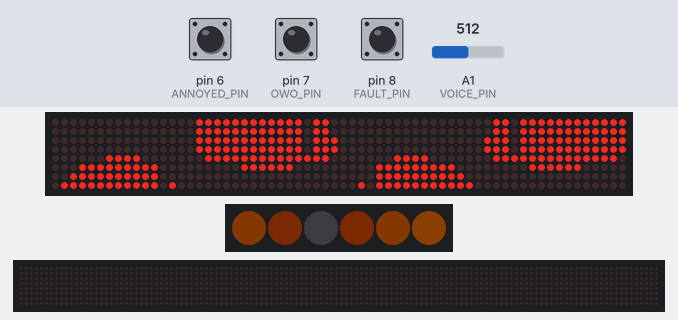
Bench run of a sketch on a simulated Arduino Uno, built with avr-gcc and run on an emulated ATmega328P. Parts: 64×8 LED matrix, 6 RGB LEDs in strip order, left to right, 128×8 LED matrix. Wiring (inferred from the names in the program): 8 × MAX7219 LED driver (orientation assumed): CS pin 10; MAX7219 LED driver (orientation assumed): CS A0. Inputs (shaded band) come from the test bench; at power-on: A1 (VOICE_PIN) = 512, pin 6 (ANNOYED_PIN) HIGH, pin 8 (FAULT_PIN) HIGH, pin 7 (OWO_PIN) HIGH. Dim RGB values are drawn brighter than linear; random numbers use the default seed unless the sketch sets one.

Above: at 1.2 s.
1.3 s: A1 (VOICE_PIN) set to 140
2.9 s: A1 (VOICE_PIN) set to 115
At 4.1 s:
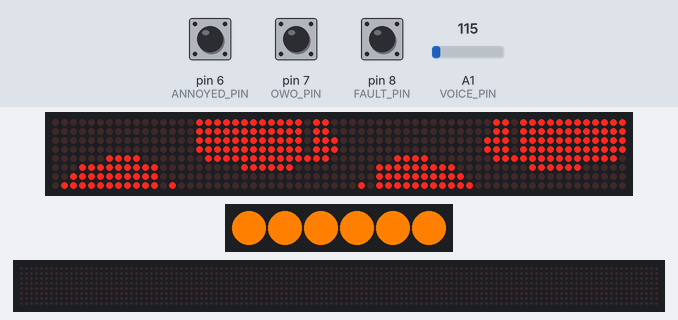
4.4 s: pin 6 (ANNOYED_PIN) pulled LOW for 0.15 s
At 5.2 s:
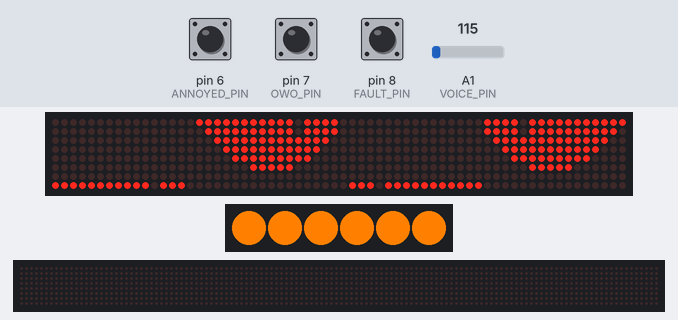
7.5 s: pin 8 (FAULT_PIN) pulled LOW for 1 s
At 8.57 s:
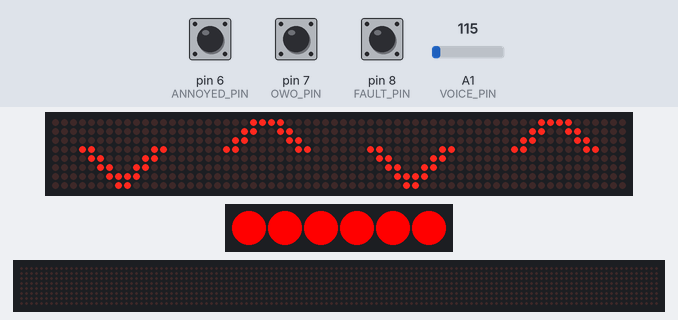
11.1 s: A1 (VOICE_PIN) set to 138
At 12.74 s:
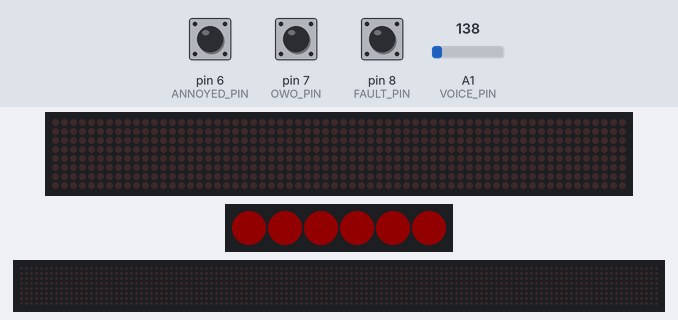
Timing chart, 0 to 34.0 s (numbered marks = the images above; inputs shaded):
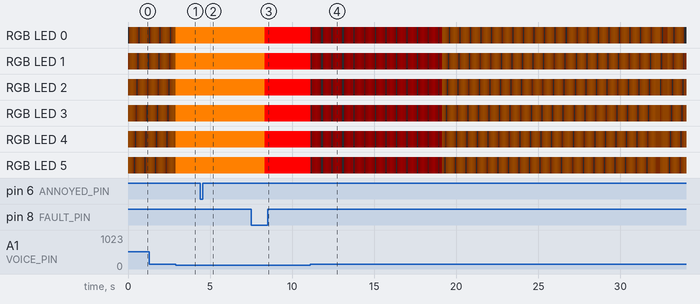

Measured:
- the behaviour switches between 129 and 128 on A1 (VOICE_PIN) (found by bisection; images 0 and 1)
- after the input at 7.5 s, RGB LED 0–5: RGB(255, 128, 0) → RGB(255, 0, 0) after 0.83 s

The sketch:

syntheyes-arthi.ino
```cpp
// (licence header left out)
//
//  Wire the driver board to the arduino with the following pinout:
//
//  CS - pin 10 (this can be changed, see below)
//  DIN - pin 11 (this is fixed by the SPI library)
//  CLK - pin 13 (this is fixed by the SPI library)
//
//  My panels were arranged with the drivers cascaded BR->BL->TR->TL,
//  however the image is drawn upside-down.
//  If your panels are in a different order, adjust the constants below
//

#define STATUS_LIGHTS     // Drive neopixel status lights in the horns
#define VOICE_DETECTOR    // Flash the status lights if a microphone detects something

#include <SPI.h>
#ifdef STATUS_LIGHTS
#include <FastLED.h>
#endif

// Configurables, adjust to taste

// RGB triplets for the status light colour, default to yellow (full red, half green, no blue)
#define COLOUR_RED   0xff
#define COLOUR_GREEN 0x80
#define COLOUR_BLUE  0x00

#define BRIGHTNESS  12  // Brightness from 0-15.  You may need to adjust this   (TW: was 2, set to 12 for use with red filter)
#define STATUSBRIGHT 100
#define VOICEBRIGHT 255
#define FRAME_IN_MS 20  // Delay per animation frame in milliseconds (20 default)
#define WAIT_IN_MS  60  // Delay per tick in milliseconds when waiting to blink again (60 default)
#define MIN_DELAY    5   // Minimum delay between blinks
#define MAX_DELAY    250 // Maximum delay between blinks
#define STATUS_DIVIDER 32  // This controls the speed of the status light chaser, bigger is slower (def 32)

#define CS_PIN 10       // Chip select pin for eye panels
#define STATUS_PIN 5    // Neopixels DIN pin for status LEDs
#define ACK_LED_PIN A0  // Flashes briefly when receiving an expression input to signal that you've got it
#define VOICE_PIN A1    // Audio input for flashing the status pins
#define ADC_THRESHOLD 128 // Voice activation threshold

#ifndef OVERRIDE_PINS
  #define OWO_PIN 7
  #define ANNOYED_PIN 6
  #define FAULT_PIN 8
#endif

//
//  Panel positions for each corner of the sprite
//
//  If the sprite appears garbled, with the wrong displays showing each corner
//  because your panels are wired differently to mine, you may need to adjust
//  the ID of each panel here, e.g. 0-3 instead of 3-0
//

#define RPANEL_TL  3
#define RPANEL_TR  2
#define RPANEL_BL  1
#define RPANEL_BR  0
#define LPANEL_TL  7
#define LPANEL_TR  6
#define LPANEL_BL  5
#define LPANEL_BR  4

// System constants, you probably don't want to touch these

#define CMD_TEST      0x0f
#define CMD_INTENSITY 0x0a
#define CMD_SCANLIMIT 0x0b
#define CMD_DECODE    0x09
#define CMD_SHUTDOWN  0x0C

#define PIXELS 128
#define PIXELS_PER_PANEL 64
#define STATUSPIXELS 6

#define STEPS (STATUSPIXELS*2)

// Functions

void drawEyeL();
void drawEyeR();
void getSprite(unsigned char *ptr, int blinkpos);
void sendData(int addr, byte opcode, byte data);
void wait(int ms, bool interruptable);
void getNextAnim();
bool checkExpression(struct STATES *state);
void statusCycle(unsigned char r, unsigned char g, unsigned char b);
void setMessage(char *msg);

// System state variables

#define WAITING -1
#define BLINK 0
#define WINK 1
#define ROLLEYE 2
#define OWO 3
#define ANNOYED 4
#define BLUSH 5
#define HAPPY 6
#define FAULT 7

int eyeptr=0;
int frameidx=0;
signed char *eyeanim;
int eyemax = 0;
int waittick=0;
int state=0;
int blinkidx=0;
int blinkdir=0;
int nextstate=0;  // For queueing user-triggered states
bool updateL=true;
bool updateR=true;

// transfer buffer for programming the display chip
unsigned char spidata[16];

// Frame buffer for procedural blink
unsigned char framebuffer[16][2];

// Status light variables
#ifdef STATUS_LIGHTS
CRGB statusbuffer[STATUSPIXELS];
CRGB colour(COLOUR_RED,COLOUR_GREEN,COLOUR_BLUE);
CLEDController *statusController;
unsigned char ramp[STEPS];
#endif

//
//  Animation data
//

//
// Animation sequences
//
// These are indicies into the sprite list, e.g. 0 is fully open, 1 is blank (closed), 8 is the first frame of the startled animation etc.
// If you insert or remove any existing frames, you'll need to bump the numbers along!
// Negative numbers indicate a delay in wait cycles (60ms) rather than a frame number.
// See the comments in the sprite data below for the ID of each frame
//

// NOTE: Animations should always start with the default expression (e.g. 0) as they go back to the first frame in the list when the sequence finishes!

signed char closeeye[] = {0,-50,0}; // Blink is now done procedurally instead of using a complex animation, so just display one frame and wait

char owo[] = {0, 2, 3, 4, -30, 4, 3, 2, 0, -10};

signed char annoyed[] = {0, 5, 6, -30, 6, 5, 0, -10};

signed char fault[] = {0,7,-4,1,-4,7,-4,1,-4,7,-4,1,-4,7,-4,1,-4,7,-4,1,-4,7,-4,1,-4,7,-4,1,-4,7,-4,1,-4,7,-4,1,-4,7,-4,1,-4,7,-4,1,-4,7,-4,1,-4};

//
//  Sprite data
//
// These are 16x16 monochrome sprites, 0 is dark, 1 is lit
// The first byte is the top-left corner, second byte is the top-right corner.
// The third byte is the left 8 pixels of the second row, fourth is the right 8 pixels and so on.
//
// If customising the sprites, you may find it easier to express these in binary,
// e.g.  B00010000, B00111000
//
// You could also add extra animation frames and logic, e.g. to roll the eyes
// Or to make them animate a pixel at a time instead of two pixels
//
// Note that these are currently stored in dynamic memory so there's a 2KB limit,
// As of this writing we're using 650 bytes, and each sprite takes 32 bytes.
// Putting the sprites into program memory will give you about 30KB to play with
// but you'd have to modify the software to read them from that address space.
//

// Right eye (facing left)
unsigned char eye[][32] = {
    // Basic open eye (0)
    {
      B00000000, B00000000,
      B00000000, B00000000,
      B00000000, B00000000,
      B00000000, B00000000,
      B00000011, B11000000,
      B00001111, B11111000,
      B00001111, B11111100,
      B00101111, B11111110,

      B01101111, B11111111,
      B01101111, B11111111,
      B11101111, B11111111,
      B11101111, B11111111,
      B01111111, B11111110,
      B00000111, B11100000,
      B00000000, B00000000,
      B00000000, B00000000,
    },
    // closed (blank) (1)
    {
      B00000000,B00000000,
      B00000000,B00000000,
      B00000000,B00000000,
      B00000000,B00000000,
      B00000000,B00000000,
      B00000000,B00000000,
      B00000000,B00000000,
      B00000000,B00000000,
      B00000000,B00000000,
      B00000000,B00000000,
      B00000000,B00000000,
      B00000000,B00000000,
      B00000000,B00000000,
      B00000000,B00000000,
      B00000000,B00000000,
      B00000000,B00000000,
    },
    // OwO eye 1 (2)
    {
      B00000000, B00000000,
      B00000000, B00000000,
      B00000000, B00000000,
      B00000011, B11000000,
      B00000111, B11111000,
      B00000111, B11111100,
      B00110111, B11111110,
      B01110111, B11111110,
      B01110111, B11111110,
      B01110111, B11111110,
      B01111111, B11111110,
      B00111111, B11111100,
      B00001111, B11110000,
      B00000111, B11100000,
      B00000000, B00000000,
      B00000000, B00000000,
    },
    // OwO eye 2 (3)
    {
      B00000000, B00000000,
      B00000000, B00000000,
      B00000011, B11000000,
      B00000011, B11111000,
      B00010011, B11111100,
      B00110011, B11111100,
      B01110011, B11111110,
      B01110011, B11111110,

      B01110011, B11111110,
      B01111111, B11111110,
      B01111111, B11111110,
      B00111111, B11111100,
      B00011111, B11110000,
      B00000111, B11100000,
      B00000000, B00000000,
      B00000000, B00000000,
    },
    // OwO eye 3 (4)
    {
      B00000000,B00000000,
      B00000001,B11000000,
      B00001001,B11110000,
      B00011001,B11111000,
      B00111001,B11111100,
      B00111001,B11111100,
      B01111001,B11111110,
      B01111101,B11111110,
      B01111111,B11111110,
      B01111111,B11111110,
      B00111111,B11111100,
      B00111111,B11111100,
      B00011111,B11111000,
      B00001111,B11110000,
      B00000011,B11000000,
      B00000000,B00000000,
    },
    // annoyed 1 (5)
    {
      B00000000, B00000000,
      B00000000, B00000000,
      B00000000, B00000000,
      B00000000, B00000000,
      B00000000, B00000000,
      B00000000, B00000000,
      B00000111, B11111100,
      B00101111, B11111111,
      B01101111, B11111111,
      B01101111, B11111111,
      B11101111, B11111111,
      B01111111, B11111110,
      B00011111, B11111000,
      B00000111, B11100000,
      B00000000, B00000000,
      B00000000, B00000000,
    },
    // annoyed 2 (6)
    {
      B00000000,B00000000,
      B00000000,B00000000,
      B00000000,B00000000,
      B00000000,B00000000,
      B00000000,B00000000,
      B00000000,B00000000,
      B00000000,B00000000,
      B01110111,B11111111,
      B11110111,B11111111,
      B11110111,B11111110,
      B01111111,B11111100,
      B00111111,B11111000,
      B00011111,B11110000,
      B00000111,B11000000,
      B00000000,B00000000,
      B00000000,B00000000,
    },
    // fault (7)
    {
      B00000000,B00000000,
      B00000000,B00000000,
      B00000000,B00000000,
      B00011000,B00011000,
      B00001100,B00110000,
      B00000110,B01100000,
      B00000011,B11000000,
      B00000001,B10000000,
      B00000011,B11000000,
      B00000110,B01100000,
      B00001100,B00110000,
      B00011000,B00011000,
      B00000000,B00000000,
      B00000000,B00000000,
      B00000000,B00000000,
      B00000000,B00000000,
    }

  };

//
//  State structure
//

struct STATES {
  char id;
  signed char *anim;
  unsigned char animlen;
  char pin;
  char *description;
};

// Add any new animation triggers here

struct STATES states[] = {
{BLINK,     closeeye,    sizeof(closeeye), 0,             "Blinking"},
{WINK,      closeeye,    sizeof(closeeye), 0,             "Winking"},
{ANNOYED,   annoyed,     sizeof(annoyed),  ANNOYED_PIN,   "Annoyed"},
{OWO,       owo,         sizeof(owo),      OWO_PIN,       "OWO"},
{FAULT,     fault,       sizeof(fault),    FAULT_PIN,     "Fault!"},
// DO NOT REMOVE THIS LAST LINE!
{0,         NULL,        0,                0}
};


//
//  Bit reversal table from https://forum.arduino.cc/index.php?topic=117966.0
//  For flipping the sprites.  This will take 7 cycles vs 2 for each a RAM read, should be fine
//

const byte reverse[256] PROGMEM = {
  0x00, 0x80, 0x40, 0xC0, 0x20, 0xA0, 0x60, 0xE0, 0x10, 0x90, 0x50, 0xD0, 0x30, 0xB0, 0x70, 0xF0,
  0x08, 0x88, 0x48, 0xC8, 0x28, 0xA8, 0x68, 0xE8, 0x18, 0x98, 0x58, 0xD8, 0x38, 0xB8, 0x78, 0xF8,
  0x04, 0x84, 0x44, 0xC4, 0x24, 0xA4, 0x64, 0xE4, 0x14, 0x94, 0x54, 0xD4, 0x34, 0xB4, 0x74, 0xF4,
  0x0C, 0x8C, 0x4C, 0xCC, 0x2C, 0xAC, 0x6C, 0xEC, 0x1C, 0x9C, 0x5C, 0xDC, 0x3C, 0xBC, 0x7C, 0xFC,
  0x02, 0x82, 0x42, 0xC2, 0x22, 0xA2, 0x62, 0xE2, 0x12, 0x92, 0x52, 0xD2, 0x32, 0xB2, 0x72, 0xF2,
  0x0A, 0x8A, 0x4A, 0xCA, 0x2A, 0xAA, 0x6A, 0xEA, 0x1A, 0x9A, 0x5A, 0xDA, 0x3A, 0xBA, 0x7A, 0xFA,
  0x06, 0x86, 0x46, 0xC6, 0x26, 0xA6, 0x66, 0xE6, 0x16, 0x96, 0x56, 0xD6, 0x36, 0xB6, 0x76, 0xF6,
  0x0E, 0x8E, 0x4E, 0xCE, 0x2E, 0xAE, 0x6E, 0xEE, 0x1E, 0x9E, 0x5E, 0xDE, 0x3E, 0xBE, 0x7E, 0xFE,
  0x01, 0x81, 0x41, 0xC1, 0x21, 0xA1, 0x61, 0xE1, 0x11, 0x91, 0x51, 0xD1, 0x31, 0xB1, 0x71, 0xF1,
  0x09, 0x89, 0x49, 0xC9, 0x29, 0xA9, 0x69, 0xE9, 0x19, 0x99, 0x59, 0xD9, 0x39, 0xB9, 0x79, 0xF9,
  0x05, 0x85, 0x45, 0xC5, 0x25, 0xA5, 0x65, 0xE5, 0x15, 0x95, 0x55, 0xD5, 0x35, 0xB5, 0x75, 0xF5,
  0x0D, 0x8D, 0x4D, 0xCD, 0x2D, 0xAD, 0x6D, 0xED, 0x1D, 0x9D, 0x5D, 0xDD, 0x3D, 0xBD, 0x7D, 0xFD,
  0x03, 0x83, 0x43, 0xC3, 0x23, 0xA3, 0x63, 0xE3, 0x13, 0x93, 0x53, 0xD3, 0x33, 0xB3, 0x73, 0xF3,
  0x0B, 0x8B, 0x4B, 0xCB, 0x2B, 0xAB, 0x6B, 0xEB, 0x1B, 0x9B, 0x5B, 0xDB, 0x3B, 0xBB, 0x7B, 0xFB,
  0x07, 0x87, 0x47, 0xC7, 0x27, 0xA7, 0x67, 0xE7, 0x17, 0x97, 0x57, 0xD7, 0x37, 0xB7, 0x77, 0xF7,
  0x0F, 0x8F, 0x4F, 0xCF, 0x2F, 0xAF, 0x6F, 0xEF, 0x1F, 0x9F, 0x5F, 0xDF, 0x3F, 0xBF, 0x7F, 0xFF
};

//
//  Here's the actual implementation
//

void setup() {
  pinMode(CS_PIN,OUTPUT);
  digitalWrite(CS_PIN, LOW);
  pinMode(ACK_LED_PIN,OUTPUT);
  digitalWrite(ACK_LED_PIN, LOW);

  // Init pins for states
  for(int ctr=0;states[ctr].anim;ctr++) {
    if(states[ctr].pin) {
      pinMode(states[ctr].pin, INPUT_PULLUP);
    }
  }

  // Set up data transfers
  SPI.begin();
  SPI.beginTransaction( SPISettings(16000000, MSBFIRST, SPI_MODE3 ) );
  digitalWrite(CS_PIN, HIGH);

  // Initialise the panels
  for(int panel=0;panel<8;panel++) {
      sendData(panel, CMD_TEST,0);
      sendData(panel, CMD_DECODE,0);    // Disable BCD decoder so we can sent sprite data instead
      sendData(panel, CMD_INTENSITY,BRIGHTNESS);
      sendData(panel, CMD_SCANLIMIT,7);
      sendData(panel, CMD_SHUTDOWN,1);  // 0 turns it off, 1 turns it on
  }

  setMessage("");

#ifdef STATUS_LIGHTS
  // Initialise the status lights
  statusController = &FastLED.addLeds<NEOPIXEL, STATUS_PIN>(statusbuffer,STATUSPIXELS);
  for(int ctr=0;ctr<STATUSPIXELS;ctr++) {
    statusbuffer[ctr]=CRGB::Red;
  }
  statusController->showLeds(STATUSBRIGHT);

  // Build lookup table for pulsating status lights
  // I'm sure there's a smarter way to do this on the fly, but...
  int ramping=0;
  for(int ctr=0;ctr<STEPS;ctr++) {
    ramp[ctr]=ramping;
    if(ctr<STEPS/2) {
      ramping+=(256/(STEPS*2));
    } else {
      ramping-=(256/(STEPS*2));
    }
  }
#endif

  randomSeed(0);

  eyeanim = &closeeye[0];
  eyemax = sizeof(closeeye);
  state = BLINK;

  // Initial draw
  getSprite(&eye[frameidx][0], 0);
  drawEyeR();
  drawEyeL();
  statusCycle(COLOUR_RED,COLOUR_GREEN,COLOUR_BLUE);
}

void loop() {
    // Draw the sprites
    getSprite(&eye[frameidx][0], blinkidx);
    drawEyeR();
    getSprite(&eye[frameidx][0], state == WINK ? 0 : blinkidx);
    drawEyeL();

   digitalWrite(ACK_LED_PIN, LOW);

  // If we're idling, count down
  if(waittick > 0) {
    if(state == BLINK || state == WINK) {
      wait(FRAME_IN_MS/2,false); // Can't interrupt a blink and it runs twice as fast as usual animations
    } else {
      wait(WAIT_IN_MS,true); // Can interrupt
    }
    waittick--;
  } else {
    if(state == WAITING) {
      getNextAnim();
    }

    // Otherwise, update the animation
    updateL=updateR=true;
    wait(FRAME_IN_MS,false);

    eyeptr++;
    if(eyeptr >= eyemax || nextstate) {
      // If we've hit the end, go back to the start and wait
      eyeptr=0;
      // Wait between 5-250 cycles before blinking again
      waittick = random(MIN_DELAY,MAX_DELAY);
      state = WAITING;
    }

    // Negative is pause in cycles
    if(eyeanim[eyeptr] < 0) {
      waittick = -eyeanim[eyeptr];
      return;
    }

    frameidx=eyeanim[eyeptr];
  }

  // Handle blinking
  if(state == BLINK || state == WINK) {
    blinkidx += blinkdir;
    if(blinkidx > 20) {
      blinkdir = -1;
    }
    if(blinkidx < 1) {
      blinkidx=0;
      blinkdir=0;
      // Wait between 5-250 cycles before blinking again
      waittick = random(MIN_DELAY,MAX_DELAY);
      state = WAITING;
    }

    updateL=updateR=true;
  }


}

//
//  Pick the animation to roll, which may have been cued up in response to a GPIO pin
//

void getNextAnim() {
  int ctr;

  eyeptr=0;
  state = nextstate;

  if(state > WAITING) {
    setMessage(states[state].description);
  } else {
    setMessage("");
  }

  for(ctr=0;states[ctr].anim;ctr++) {
    if(states[ctr].id == nextstate) {
      eyeanim = states[ctr].anim;
      eyemax = states[ctr].animlen;
      break;
    }
  }
  nextstate = BLINK;

  if(state == BLINK) {
    // 1 in 10 chance of him winking
    ctr = random(1,10);
    if(ctr == 1) {
      state = WINK;
    }
    blinkdir=1;
  }
}

//
//  Get the requested animation frame and apply a blink effect if necessary
//

void getSprite(unsigned char *ptr, int blinkpos) {
  memcpy(framebuffer,ptr,32);
  if(blinkpos > 0) {
    if(blinkpos > 16) {
      blinkpos = 16;
    }
    memset(framebuffer,0,blinkpos * 2);
  }
}


//
//  Draw the sprite on the 'right' display matrix
//

void drawEyeR() {
  unsigned char *ptr = &framebuffer[0][0];

  if(!updateR) {
    return;
  }

  for( int row=0;row<8; row++) {
    sendData(RPANEL_TL,row+1,*ptr++);
    sendData(RPANEL_TR,row+1,*ptr++);
  }
  for( int row=0;row<8; row++) {
    sendData(RPANEL_BL,row+1,*ptr++);
    sendData(RPANEL_BR,row+1,*ptr++);
  }

  // Don't send again until the frame changes
  updateR=false;

}

//
//  Draw the mirrored sprite on the 'left' matrix (note the L&R panels are swapped)
//

void drawEyeL() {
  unsigned char *ptr = &framebuffer[0][0];

  if(!updateL) {
    return;
  }

  for( int row=0;row<8; row++) {
    sendData(LPANEL_TR,row+1,pgm_read_byte(&(reverse[*ptr++])));
    sendData(LPANEL_TL,row+1,pgm_read_byte(&(reverse[*ptr++])));
  }
  for( int row=0;row<8; row++) {
    sendData(LPANEL_BR,row+1,pgm_read_byte(&(reverse[*ptr++])));
    sendData(LPANEL_BL,row+1,pgm_read_byte(&(reverse[*ptr++])));
  }

  // Don't send again until the frame changes
  updateL=false;

}

//
//  Send a command or data to the display chip
//

void sendData(int addr, byte opcode, byte data) {
  int offset=addr*2;
  memset(spidata,0,16);

  // Data is put into the array in reverse order
  // because the chip wants it sent that way
  spidata[15-(offset+1)]=opcode;
  spidata[15-offset]=data;

  // Blit it to the display
  digitalWrite(CS_PIN,LOW);
  SPI.transfer(spidata,16);
  digitalWrite(CS_PIN,HIGH);
}

//
//  Wait, and cue up a reaction if we detect one via GPIO
//

void wait(int ms, bool interruptable) {
  for(int ctr=0;ctr<ms;ctr++) {
    delay(1);
    statusCycle(COLOUR_RED,COLOUR_GREEN,COLOUR_BLUE);
    if(state == WAITING) {
      for(int ctr2=0;states[ctr2].anim;ctr2++) {
        if(states[ctr2].pin) {
          if(checkExpression(&states[ctr2])) {
            nextstate = states[ctr2].id;
            digitalWrite(ACK_LED_PIN, HIGH);
            if(interruptable) {
              waittick=0;
              return;
            }
          }
        }
      }
    }
  }
}

static int maxpos = 255 - (255%STEPS);

void statusCycle(unsigned char r, unsigned char g, unsigned char b) {
#ifdef STATUS_LIGHTS
  uint16_t ctr;
  static uint16_t pos=0;
  static int divider=0;
  int maxdiv=STATUS_DIVIDER;
  #ifdef VOICE_DETECTOR
    bool bright = !(analogRead(VOICE_PIN) > ADC_THRESHOLD);
  #else
    bool bright = false;
  #endif

  divider++;
  if(divider > maxdiv) {
    pos++;
    divider=0;
  }
  if(pos > maxpos) {
    pos=0;
  }

  for(ctr=0; ctr< STATUSPIXELS; ctr++) {
    // If they're in an emergency state, make the lights red
    if(state == FAULT) {
      statusbuffer[ctr] = CRGB(255,0,0);
    } else {
      statusbuffer[ctr] = CRGB(r,g,b);
    }
    if(bright) {
      statusbuffer[ctr].nscale8(255);
    } else {
      if(state == FAULT) {
        // All blink together
        statusbuffer[ctr].nscale8(ramp[pos%STEPS]);
      }
      else {
        // Fairground effect
        statusbuffer[ctr].nscale8(ramp[(ctr+pos)%STEPS]);
      }
    }
  }

  statusController->showLeds(bright?VOICEBRIGHT:STATUSBRIGHT);
#endif
}


//
//  Default handler for Arduino, can be replaced for other platfirms
//

#ifndef CUSTOM_EXPRESSION_HANDLER
bool checkExpression(STATES *state) {
    return (digitalRead(state->pin) == LOW);
}
#endif

//
//  Display state on an LCD display (exercise for the reader)
//

void setMessage(char *msg) {
}
```
